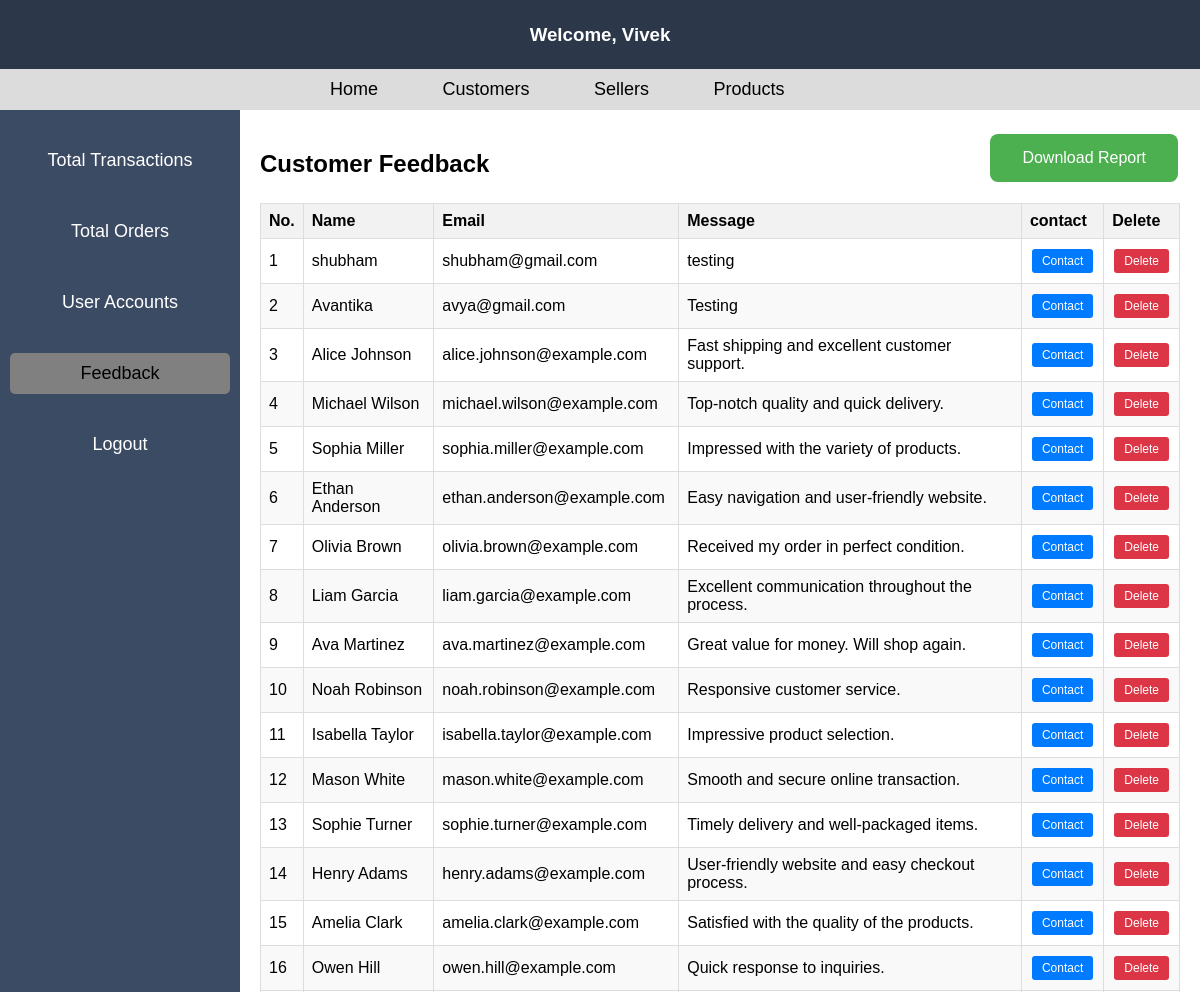
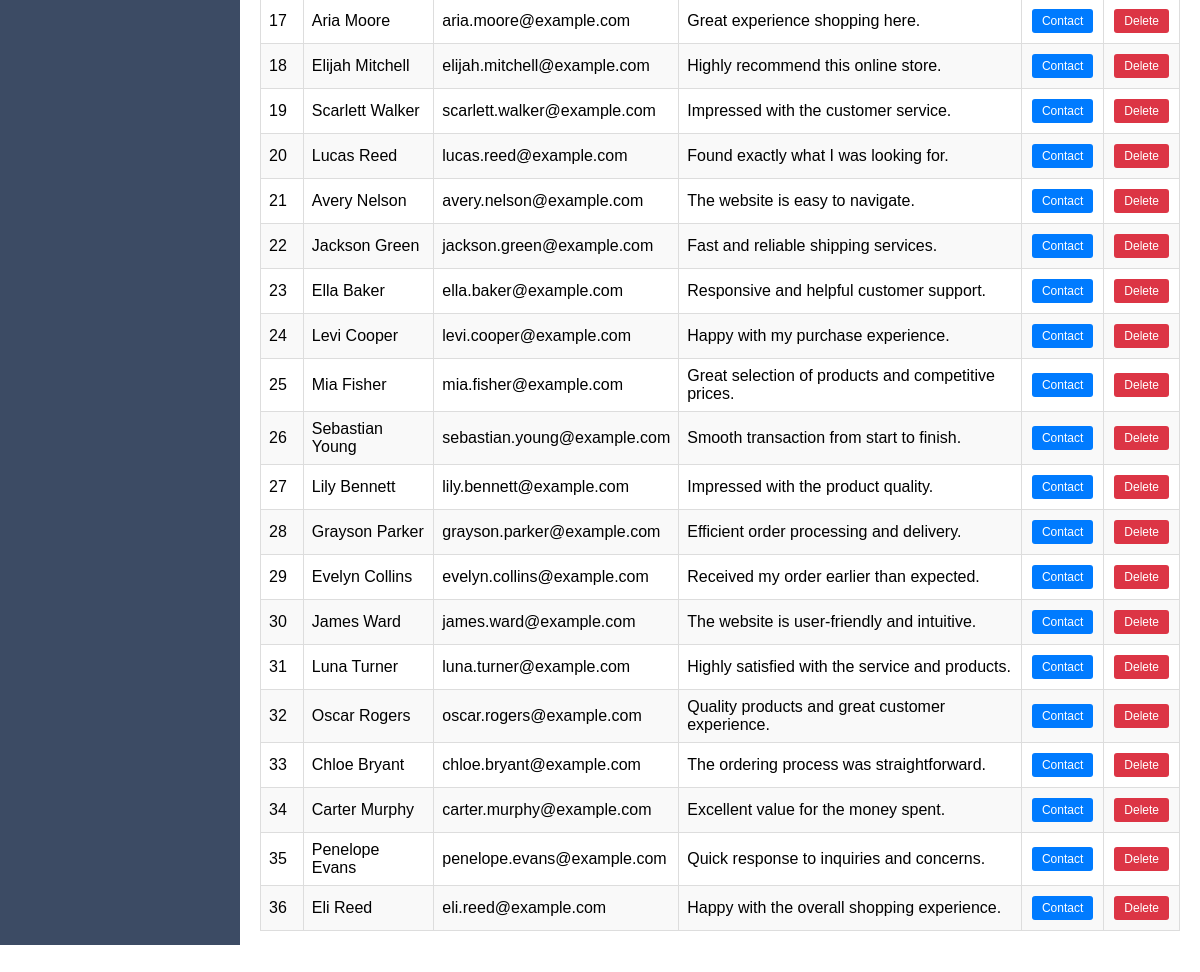
Page /admin_feedback.php (signed in) on the committed database (2 pictures, top to bottom).
### tables this page shows
CREATE TABLE `feedback` (
  `Name` varchar(50) NOT NULL,
  `Email` varchar(75) NOT NULL,
  `Message` varchar(200) NOT NULL
);

### admin_feedback.php (the view, shortened to what this page needs)
<?php
require 'connection/config.php';
if (!empty($_SESSION["id"])) {
    $id = $_SESSION['id'];
    $result = mysqli_query($conn, "SELECT * FROM admins WHERE id=$id");
    $customerRow = mysqli_fetch_assoc($result);
} else {
    header("Location: admin_login.php");
}
$feedbackQuery = "SELECT * FROM feedback";
$feedbackResult = mysqli_query($conn, $feedbackQuery);
?>
<!DOCTYPE html>
<html lang="en">
<head>
</head>
<body>
    <header>
        <h3>Welcome, <?php echo $customerRow['username']; ?></h3>
    </header>
    <nav>
        <a href="admin_Dashboard.php">Home</a>
        <a href="admin_customers.php">Customers</a>
        <a href="admin_seller.php">Sellers</a>
        <a href="admin_products.php">Products</a>
    </nav>
    <section class="main">
    <div class="btns">
      <a href="admin_Total_Transaction.php"> <button class="btn">Total Transactions</button>  </a>
      <a href="admin_Total_orders.php"> <button class="btn">Total Orders</button>       </a>
      <a href="admin_user_accounts.php"> <button class="btn">User Accounts</button>     </a>
      <a href="#" style="text-decoration: none;">
    <button class="btn" style="background-color: gray; color: black;">Feedback</button>
</a>
    <a href="logout.php"> <button class="btn">Logout</button>          </a>
    </div>
    <div class="info">
        <h2>Customer Feedback</h2>
        <a href="#" style="text-decoration: none;">
    <button style="background-color: #4CAF50; /* Green */
                   border: none;
                   color: white;
                   padding: 15px 32px;
                   text-align: center;
                   text-decoration: none;
                   display: inline-block;
                   font-size: 16px;
                   margin: 4px 2px;
                   cursor: pointer;
                   border-radius: 8px;">
        Download Report
    </button>
</a>
        <table>
            <thead>
                <tr>
                    <th>No.</th>
                    <th>Name</th>
                    <th>Email</th>
                    <th>Message</th>
                    <th>contact</th>
                    <th>Delete</th>
                </tr>
            </thead>
            <tbody>
            <?php
                    $counter = 1;
                    while ($row = mysqli_fetch_assoc($feedbackResult)) {
                        echo "<tr>";
                        echo "<td>{$counter}</td>";
                        echo "<td>{$row['Name']}</td>";
                        echo "<td>{$row['Email']}</td>";
                        echo "<td>{$row['Message']}</td>";
                        echo "<td><a href='mailto:{$row['Email']}?subject=Thank%20You&body=Thank%20you%20for%20your%20feedback'><button class='Contact'>Contact</button></a></td>
                        ";
                        echo "<td>
                        <form class='delete-form' method='post' action=''>
                            <input type='hidden' name='email' value='{$row['Email']}' />
                            <button type='submit' class='Delete'>Delete</button>
                        </form>
                      </td>";
                        echo "</tr>";
                        $counter++;
                    }
                    ?>
            </tbody>
        </table>
    </div>
    </section>
</body>
</html>

### admin_feedback.php (style rules this page uses)
body { font-family: 'Arial', sans-serif; margin: 0; padding: 0; }
header { background-color: #2c384a; color: white; padding: 5px; text-align: center; position: sticky; top: 0; z-index: 1000; }
nav { background-color: gainsboro; padding: 10px; padding-left: 300px; position: sticky; top: 55px; z-index: 1000; }
nav a { color: black; text-decoration: none; font-size: 18px; padding: 10px; margin: 0 20px; }
.main { display: flex; height: 82vh; }
.btns { width: 20%; background-color: #3c4b64; padding: 10px; box-sizing: border-box; overflow-y: auto; }
.btns .btn { margin-top: 20px; }
.info { flex: 1; padding: 5px; overflow-y: auto; display: flex; gap: 10px; justify-content: space-between; flex-wrap: wrap; }
.btn { width: 100%; background-color: #3c4b64; font-size: 18px; color: white; padding: 10px; border: none; border-radius: 5px; cursor: pointer; transition: background-color 0.3s; margin-bottom: 10px; }
.info { padding: 20px; overflow-y: auto; }
table { width: 100%; border-collapse: collapse; margin-top: 5px; }
.info h2 { margin-bottom: 10px; }
th, td { border: 1px solid #ddd; padding: 8px; text-align: left; }
th { background-color: #f2f2f2; }
tr:nth-child(even) { background-color: #f9f9f9; }
td button { padding: 5px 10px; text-align: center; text-decoration: none; display: inline-block; font-size: 12px; margin: 2px; cursor: pointer; border-radius: 3px; }
td button.Contact { background-color: #007bff; color: white; border: none; }
td button.Delete { background-color: #dc3545; color: white; border: none; }

### rows in the picture
feedback: Name "shubham", Email "shubham@gmail.com", Message "testing"
feedback: Name "Avantika", Email "avya@gmail.com", Message "Testing"
feedback: Name "Alice Johnson", Email "alice.johnson@example.com", Message "Fast shipping and excellent customer support."
feedback: Name "Michael Wilson", Email "michael.wilson@example.com", Message "Top-notch quality and quick delivery."
feedback: Name "Sophia Miller", Email "sophia.miller@example.com", Message "Impressed with the variety of products."
feedback: Name "Ethan Anderson", Email "ethan.anderson@example.com", Message "Easy navigation and user-friendly website."
feedback: Name "Olivia Brown", Email "olivia.brown@example.com", Message "Received my order in perfect condition."
feedback: Name "Liam Garcia", Email "liam.garcia@example.com", Message "Excellent communication throughout the process."
feedback: Name "Ava Martinez", Email "ava.martinez@example.com", Message "Great value for money. Will shop again."
feedback: Name "Noah Robinson", Email "noah.robinson@example.com", Message "Responsive customer service."
feedback: Name "Isabella Taylor", Email "isabella.taylor@example.com", Message "Impressive product selection."
feedback: Name "Mason White", Email "mason.white@example.com", Message "Smooth and secure online transaction."
feedback: Name "Sophie Turner", Email "sophie.turner@example.com", Message "Timely delivery and well-packaged items."
feedback: Name "Henry Adams", Email "henry.adams@example.com", Message "User-friendly website and easy checkout process."
feedback: Name "Amelia Clark", Email "amelia.clark@example.com", Message "Satisfied with the quality of the products."
feedback: Name "Owen Hill", Email "owen.hill@example.com", Message "Quick response to inquiries."
feedback: Name "Aria Moore", Email "aria.moore@example.com", Message "Great experience shopping here."
feedback: Name "Elijah Mitchell", Email "elijah.mitchell@example.com", Message "Highly recommend this online store."
feedback: Name "Scarlett Walker", Email "scarlett.walker@example.com", Message "Impressed with the customer service."
feedback: Name "Lucas Reed", Email "lucas.reed@example.com", Message "Found exactly what I was looking for."
feedback: Name "Avery Nelson", Email "avery.nelson@example.com", Message "The website is easy to navigate."
feedback: Name "Jackson Green", Email "jackson.green@example.com", Message "Fast and reliable shipping services."
feedback: Name "Ella Baker", Email "ella.baker@example.com", Message "Responsive and helpful customer support."
feedback: Name "Levi Cooper", Email "levi.cooper@example.com", Message "Happy with my purchase experience."
feedback: Name "Mia Fisher", Email "mia.fisher@example.com", Message "Great selection of products and competitive prices."
feedback: Name "Sebastian Young", Email "sebastian.young@example.com", Message "Smooth transaction from start to finish."
feedback: Name "Lily Bennett", Email "lily.bennett@example.com", Message "Impressed with the product quality."
feedback: Name "Grayson Parker", Email "grayson.parker@example.com", Message "Efficient order processing and delivery."
feedback: Name "Evelyn Collins", Email "evelyn.collins@example.com", Message "Received my order earlier than expected."
feedback: Name "James Ward", Email "james.ward@example.com", Message "The website is user-friendly and intuitive."
feedback: Name "Luna Turner", Email "luna.turner@example.com", Message "Highly satisfied with the service and products."
feedback: Name "Oscar Rogers", Email "oscar.rogers@example.com", Message "Quality products and great customer experience."
feedback: Name "Chloe Bryant", Email "chloe.bryant@example.com", Message "The ordering process was straightforward."
feedback: Name "Carter Murphy", Email "carter.murphy@example.com", Message "Excellent value for the money spent."
feedback: Name "Penelope Evans", Email "penelope.evans@example.com", Message "Quick response to inquiries and concerns."
feedback: Name "Eli Reed", Email "eli.reed@example.com", Message "Happy with the overall shopping experience."

### other values in the picture
$customerRow['username'] "Vivek"
